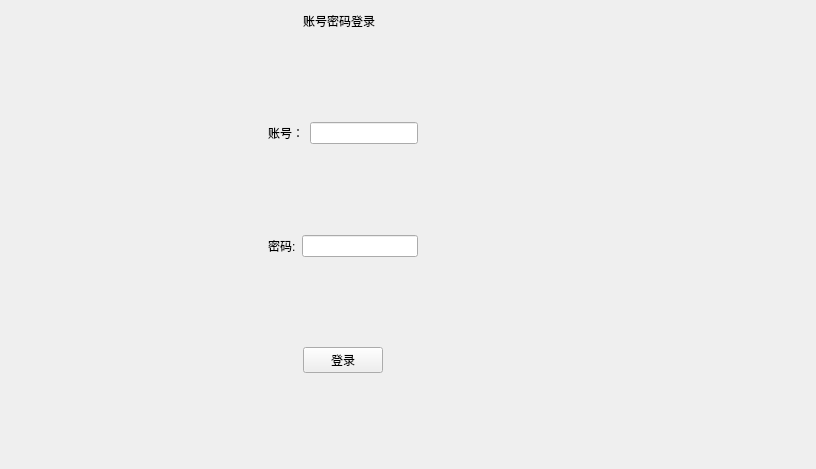
    <widget class="QWidget" name="zhangHaoDengLuYe">
     <layout class="QGridLayout" name="gridLayout_3">
      <item row="0" column="2" rowspan="2" colspan="2">
       <widget class="QLabel" name="accountTitleLabel">
        <property name="text">
         <string>账号密码登录</string>
        </property>
       </widget>
      </item>
      <item row="1" column="0" colspan="2">
       <spacer name="horizontalSpacer_13">
        <property name="orientation">
         <enum>Qt::Horizontal</enum>
        </property>
        <property name="sizeHint" stdset="0">
         <size>
          <width>257</width>
          <height>20</height>
         </size>
        </property>
       </spacer>
      </item>
      <item row="1" column="3" colspan="2">
       <spacer name="horizontalSpacer_14">
        <property name="orientation">
         <enum>Qt::Horizontal</enum>
        </property>
        <property name="sizeHint" stdset="0">
         <size>
          <width>387</width>
          <height>20</height>
         </size>
        </property>
       </spacer>
      </item>
      <item row="2" column="2">
       <spacer name="verticalSpacer_9">
        <property name="orientation">
         <enum>Qt::Vertical</enum>
        </property>
        <property name="sizeHint" stdset="0">
         <size>
          <width>20</width>
          <height>85</height>
         </size>
        </property>
       </spacer>
      </item>
      <item row="3" column="0">
       <spacer name="horizontalSpacer_17">
        <property name="orientation">
         <enum>Qt::Horizontal</enum>
        </property>
        <property name="sizeHint" stdset="0">
         <size>
          <width>191</width>
          <height>20</height>
         </size>
        </property>
       </spacer>
      </item>
      <item row="3" column="1" colspan="3">
       <layout class="QHBoxLayout" name="horizontalLayout_3">
        <item>
         <widget class="QLabel" name="accountUserLabel">
          <property name="text">
           <string>账号：</string>
          </property>
         </widget>
        </item>
        <item>
         <widget class="QLineEdit" name="accountUserEdit"/>
        </item>
       </layout>
      </item>
      <item row="3" column="4">
       <spacer name="horizontalSpacer_19">
        <property name="orientation">
         <enum>Qt::Horizontal</enum>
        </property>
        <property name="sizeHint" stdset="0">
         <size>
          <width>321</width>
          <height>20</height>
         </size>
        </property>
       </spacer>
      </item>
      <item row="4" column="2">
       <spacer name="verticalSpacer_10">
        <property name="orientation">
         <enum>Qt::Vertical</enum>
        </property>
        <property name="sizeHint" stdset="0">
         <size>
          <width>20</width>
          <height>85</height>
         </size>
        </property>
       </spacer>
      </item>
      <item row="5" column="0">
       <spacer name="horizontalSpacer_18">
        <property name="orientation">
         <enum>Qt::Horizontal</enum>
        </property>
        <property name="sizeHint" stdset="0">
         <size>
          <width>191</width>
          <height>20</height>
         </size>
        </property>
       </spacer>
      </item>
      <item row="5" column="1" colspan="3">
       <layout class="QHBoxLayout" name="horizontalLayout_2">
        <item>
         <widget class="QLabel" name="accountPasswordLabel">
          <property name="text">
           <string>密码:</string>
          </property>
         </widget>
        </item>
        <item>
         <widget class="QLineEdit" name="accountPasswordEdit"/>
        </item>
       </layout>
      </item>
      <item row="5" column="4">
       <spacer name="horizontalSpacer_20">
        <property name="orientation">
         <enum>Qt::Horizontal</enum>
        </property>
        <property name="sizeHint" stdset="0">
         <size>
          <width>321</width>
          <height>20</height>
         </size>
        </property>
       </spacer>
      </item>
      <item row="6" column="2">
       <spacer name="verticalSpacer_11">
        <property name="orientation">
         <enum>Qt::Vertical</enum>
        </property>
        <property name="sizeHint" stdset="0">
         <size>
          <width>20</width>
          <height>84</height>
         </size>
        </property>
       </spacer>
      </item>
      <item row="7" column="0" colspan="2">
       <spacer name="horizontalSpacer_15">
        <property name="orientation">
         <enum>Qt::Horizontal</enum>
        </property>
        <property name="sizeHint" stdset="0">
         <size>
          <width>257</width>
          <height>20</height>
         </size>
        </property>
       </spacer>
      </item>
      <item row="7" column="2">
       <widget class="QPushButton" name="accountLoginButton">
        <property name="text">
         <string>登录</string>
        </property>
       </widget>
      </item>
      <item row="7" column="3" colspan="2">
       <spacer name="horizontalSpacer_16">
        <property name="orientation">
         <enum>Qt::Horizontal</enum>
        </property>
        <property name="sizeHint" stdset="0">
         <size>
          <width>387</width>
          <height>20</height>
         </size>
        </property>
       </spacer>
      </item>
      <item row="8" column="2">
       <spacer name="verticalSpacer_12">
        <property name="orientation">
         <enum>Qt::Vertical</enum>
        </property>
        <property name="sizeHint" stdset="0">
         <size>
          <width>20</width>
          <height>85</height>
         </size>
        </property>
       </spacer>
      </item>
     </layout>
    </widget>
